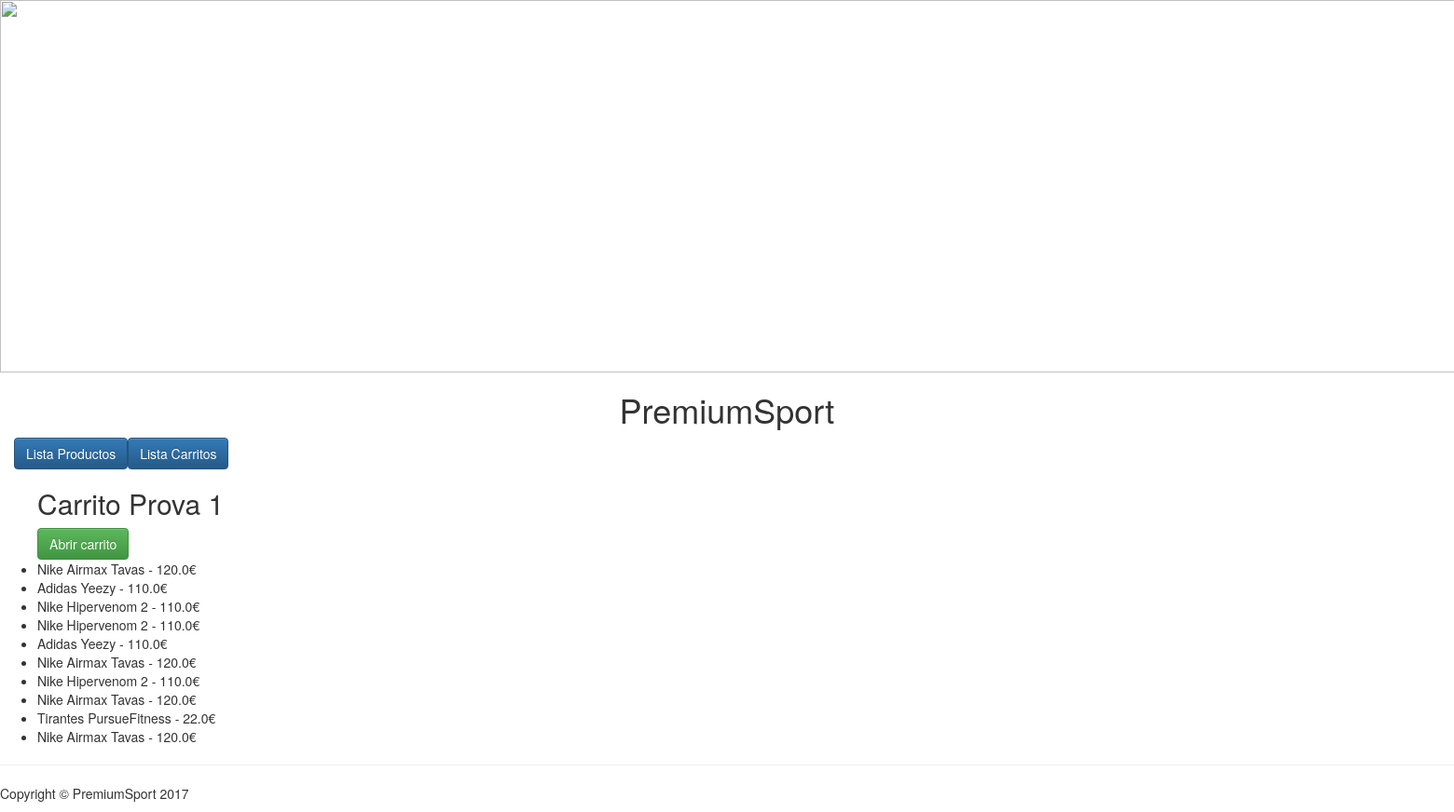
Page /carrito/1 on the committed database.
### productes/models.py (models this page shows, shortened)
class Detall(models.Model):
	producte = models.ForeignKey(Producte)
	carrito = models.ForeignKey(Carrito)
	quantitat = models.FloatField()

class Carrito(models.Model):
	nom = models.CharField(max_length=200,default=str(date.today()))
	obert = models.BooleanField(default=True)
	user = models.ForeignKey(User, blank=True, null=True)
	data = models.DateField(default=date.today())

class Producte(models.Model):
	nom = models.CharField(max_length=200)
	preu = models.FloatField(default=0.0)

### productes/views.py (the view)
# urls.py: url(r'^carrito/(?P<id>[0-9]+)$', carrito),
def carrito(request, id):
    template = loader.get_template('productes/carrito.html')
    carro = Carrito.objects.get(id=id)
    context = {
        'detalls': Detall.objects.filter(carrito=carro)
    }
    return HttpResponse(template.render(context, request))

### productes/templates/productes/carrito.html
{% extends "productes/base.html" %}
{% block content %}
<ul>
    {% for detall in detalls %}
	    {% if forloop.first %}
        	<h2>Carrito {{detall.carrito.nom}}</h2>
        {% if detall.carrito.obert == True%}
				<button class="btn btn-danger" type="button" onclick="location.href='/tancar'">Cerrar carrito</button>
				{%else%}
				<button class="btn btn-success" type="button" onclick="location.href='/abrir/{{detall.carrito.id}}'">Abrir carrito</button>
			{%endif%}
    	{%endif%}
    	<li>{{detall.producte.nom}} - {{detall.producte.preu}}€</li>
	{% empty %}
    	<li>No articles yet.</li>
	{% endfor %}
</ul>
{% endblock %}

### rows in the picture
Detall: carrito.nom "Prova 1", producte.nom "Nike Airmax Tavas", producte.preu "120.0"
Detall: producte.nom "Adidas Yeezy", producte.preu "110.0"
Detall: producte.nom "Nike Hipervenom 2", producte.preu "110.0"
Detall: producte.nom "Nike Hipervenom 2", producte.preu "110.0"
Detall: producte.nom "Adidas Yeezy", producte.preu "110.0"
Detall: producte.nom "Nike Airmax Tavas", producte.preu "120.0"
Detall: producte.nom "Nike Hipervenom 2", producte.preu "110.0"
Detall: producte.nom "Nike Airmax Tavas", producte.preu "120.0"
Detall: producte.nom "Tirantes PursueFitness", producte.preu "22.0"
Detall: producte.nom "Nike Airmax Tavas", producte.preu "120.0"
